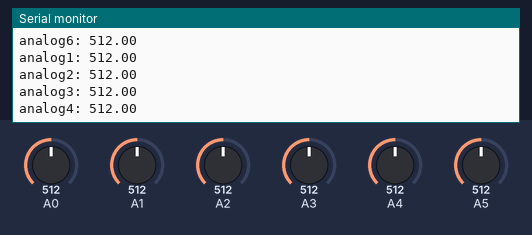
This sketch was run on a simulated Arduino Uno, built with avr-gcc and run on an emulated ATmega328P. Shown: the last lines printed to the serial monitor. The test bench sets the inputs (shaded band); at power-on: A1 = 512, A2 = 512, A0 = 512, A3 = 512, A4 = 512, A5 = 512.

Above: at 4.2 s.
4.3 s: A1 set to 108
At 5.2 s:
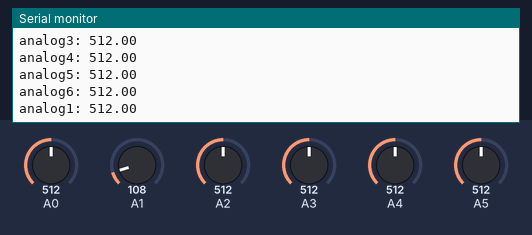
5.8 s: A1 set to 89
8.8 s: A2 set to 111
At 9.8 s:
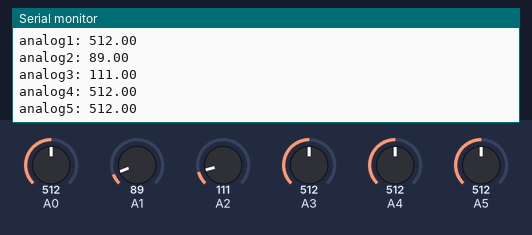
10.3 s: A2 set to 92
At 11.0 s:
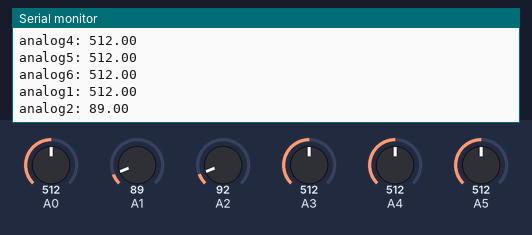
Timing chart, 0 to 13.3 s (numbered marks = the images above; inputs shaded):
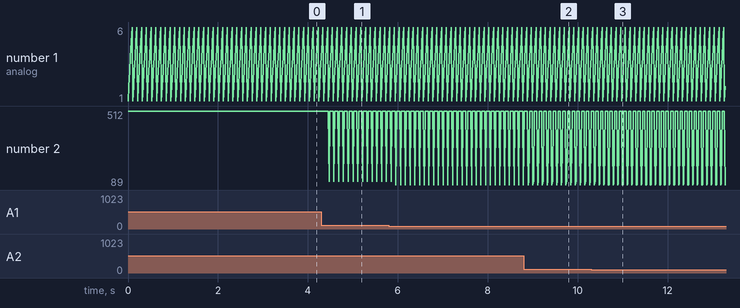

Measured:
- after the input at 4.3 s, the serial monitor: prints a new line after 0.17 s (image 1)
- after the input at 8.8 s, the serial monitor: prints a new line after 0.12 s (image 2)
- after the input at 10.3 s, the serial monitor: prints a new line after 0.19 s (image 3)
- plotted number 2: 512 → 89 after the input at 5.8 s, 89 → 111 after the input at 8.8 s

The sketch:

NITROArduino.ino
```cpp
int Pin1 = 0; //blue
int Pin2 = 1; //green
int Pin3 = 2; //brown
int Pin4 = 3; //gray
int Pin5 = 4; //white
int Pin6 = 5; //yellow

void setup()
{
  Serial.begin(9600);

}

void loop()
{
 float analog1 = getVoltage(Pin1);

 float analog2 = getVoltage(Pin2);

 float analog3 = getVoltage(Pin3);

 float analog4 = getVoltage(Pin4);

 float analog5 = getVoltage(Pin5);

 float analog6 = getVoltage(Pin6);

 Serial.print("analog1: ");
 Serial.println(analog1);
 delay(1);                                     //waiting a second
 Serial.print("analog2: ");
 Serial.println(analog2);
 delay(1);                                     //waiting a second
 Serial.print("analog3: ");
 Serial.println(analog3);
 delay(1);                                     //waiting a second
 Serial.print("analog4: ");
 Serial.println(analog4);
 delay(1);                                     //waiting a second
 Serial.print("analog5: ");
 Serial.println(analog5);
 delay(1);                                     //waiting a second
 Serial.print("analog6: ");
 Serial.println(analog6);
 delay(1);                                     //waiting a second
}

float getVoltage(int pin){

  return (analogRead(pin));

}
```
